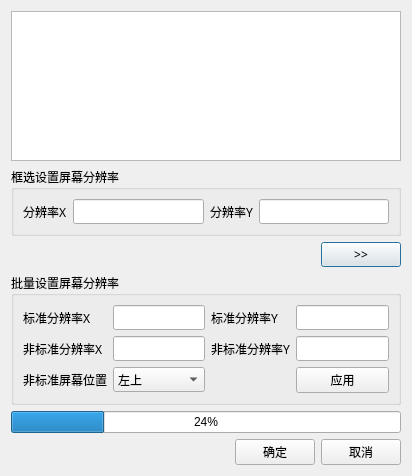
<?xml version="1.0" encoding="UTF-8"?>
<ui version="4.0">
 <class>BCSettingLEDResolutionDlg</class>
 <widget class="QDialog" name="BCSettingLEDResolutionDlg">
  <property name="geometry">
   <rect>
    <x>0</x>
    <y>0</y>
    <width>412</width>
    <height>458</height>
   </rect>
  </property>
  <property name="windowTitle">
   <string>Dialog</string>
  </property>
  <layout class="QVBoxLayout" name="verticalLayout">
   <item>
    <widget class="BCSettingLEDResolutionView" name="m_pGraphicsView">
     <property name="minimumSize">
      <size>
       <width>0</width>
       <height>150</height>
      </size>
     </property>
     <property name="font">
      <font>
       <family>微软雅黑</family>
      </font>
     </property>
    </widget>
   </item>
   <item>
    <widget class="QGroupBox" name="groupBox">
     <property name="font">
      <font>
       <family>微软雅黑</family>
      </font>
     </property>
     <property name="title">
      <string>框选设置屏幕分辨率</string>
     </property>
     <layout class="QHBoxLayout" name="horizontalLayout">
      <item>
       <widget class="QLabel" name="label">
        <property name="font">
         <font>
          <family>微软雅黑</family>
         </font>
        </property>
        <property name="text">
         <string>分辨率X</string>
        </property>
       </widget>
      </item>
      <item>
       <widget class="QLineEdit" name="m_pSingleXLineEdit">
        <property name="font">
         <font>
          <family>微软雅黑</family>
         </font>
        </property>
       </widget>
      </item>
      <item>
       <widget class="QLabel" name="label_2">
        <property name="font">
         <font>
          <family>微软雅黑</family>
         </font>
        </property>
        <property name="text">
         <string>分辨率Y</string>
        </property>
       </widget>
      </item>
      <item>
       <widget class="QLineEdit" name="m_pSingleYLineEdit">
        <property name="font">
         <font>
          <family>微软雅黑</family>
         </font>
        </property>
       </widget>
      </item>
     </layout>
    </widget>
   </item>
   <item>
    <layout class="QHBoxLayout" name="horizontalLayout_3">
     <item>
      <spacer name="horizontalSpacer_2">
       <property name="orientation">
        <enum>Qt::Horizontal</enum>
       </property>
       <property name="sizeHint" stdset="0">
        <size>
         <width>40</width>
         <height>20</height>
        </size>
       </property>
      </spacer>
     </item>
     <item>
      <widget class="QPushButton" name="m_pBatchSetBtn">
       <property name="font">
        <font>
         <family>微软雅黑</family>
        </font>
       </property>
       <property name="text">
        <string>&gt;&gt;</string>
       </property>
      </widget>
     </item>
    </layout>
   </item>
   <item>
    <widget class="QGroupBox" name="groupBox_2">
     <property name="font">
      <font>
       <family>微软雅黑</family>
      </font>
     </property>
     <property name="title">
      <string>批量设置屏幕分辨率</string>
     </property>
     <layout class="QGridLayout" name="gridLayout">
      <item row="0" column="0">
       <widget class="QLabel" name="label_3">
        <property name="font">
         <font>
          <family>微软雅黑</family>
         </font>
        </property>
        <property name="text">
         <string>标准分辨率X</string>
        </property>
       </widget>
      </item>
      <item row="0" column="1">
       <widget class="QLineEdit" name="m_pBatchStandXLineEdit">
        <property name="font">
         <font>
          <family>微软雅黑</family>
         </font>
        </property>
       </widget>
      </item>
      <item row="0" column="2">
       <widget class="QLabel" name="label_4">
        <property name="font">
         <font>
          <family>微软雅黑</family>
         </font>
        </property>
        <property name="text">
         <string>标准分辨率Y</string>
        </property>
       </widget>
      </item>
      <item row="0" column="3">
       <widget class="QLineEdit" name="m_pBatchStandYLineEdit">
        <property name="font">
         <font>
          <family>微软雅黑</family>
         </font>
        </property>
       </widget>
      </item>
      <item row="1" column="0">
       <widget class="QLabel" name="label_6">
        <property name="font">
         <font>
          <family>微软雅黑</family>
         </font>
        </property>
        <property name="text">
         <string>非标准分辨率X</string>
        </property>
       </widget>
      </item>
      <item row="1" column="1">
       <widget class="QLineEdit" name="m_pBatchNoStandXLineEdit">
        <property name="font">
         <font>
          <family>微软雅黑</family>
         </font>
        </property>
       </widget>
      </item>
      <item row="1" column="2">
       <widget class="QLabel" name="label_5">
        <property name="font">
         <font>
          <family>微软雅黑</family>
         </font>
        </property>
        <property name="text">
         <string>非标准分辨率Y</string>
        </property>
       </widget>
      </item>
      <item row="1" column="3">
       <widget class="QLineEdit" name="m_pBatchNoStandYLineEdit">
        <property name="font">
         <font>
          <family>微软雅黑</family>
         </font>
        </property>
       </widget>
      </item>
      <item row="2" column="0">
       <widget class="QLabel" name="label_7">
        <property name="font">
         <font>
          <family>微软雅黑</family>
         </font>
        </property>
        <property name="text">
         <string>非标准屏幕位置</string>
        </property>
       </widget>
      </item>
      <item row="2" column="1">
       <widget class="QComboBox" name="m_pBatchNoStandPosCombox">
        <property name="font">
         <font>
          <family>微软雅黑</family>
         </font>
        </property>
        <item>
         <property name="text">
          <string>左上</string>
         </property>
        </item>
        <item>
         <property name="text">
          <string>左下</string>
         </property>
        </item>
        <item>
         <property name="text">
          <string>右上</string>
         </property>
        </item>
        <item>
         <property name="text">
          <string>右下</string>
         </property>
        </item>
       </widget>
      </item>
      <item row="2" column="3">
       <widget class="QPushButton" name="m_pBatchApplyBtn">
        <property name="font">
         <font>
          <family>微软雅黑</family>
         </font>
        </property>
        <property name="text">
         <string>应用</string>
        </property>
       </widget>
      </item>
     </layout>
    </widget>
   </item>
   <item>
    <spacer name="verticalSpacer">
     <property name="orientation">
      <enum>Qt::Vertical</enum>
     </property>
     <property name="sizeHint" stdset="0">
      <size>
       <width>20</width>
       <height>40</height>
      </size>
     </property>
    </spacer>
   </item>
   <item>
    <widget class="QProgressBar" name="m_pCmdProgressBar">
     <property name="value">
      <number>24</number>
     </property>
    </widget>
   </item>
   <item>
    <layout class="QHBoxLayout" name="horizontalLayout_2">
     <item>
      <spacer name="horizontalSpacer">
       <property name="orientation">
        <enum>Qt::Horizontal</enum>
       </property>
       <property name="sizeHint" stdset="0">
        <size>
         <width>40</width>
         <height>20</height>
        </size>
       </property>
      </spacer>
     </item>
     <item>
      <widget class="QPushButton" name="m_pSendCmdBtn">
       <property name="font">
        <font>
         <family>微软雅黑</family>
        </font>
       </property>
       <property name="text">
        <string>确定</string>
       </property>
      </widget>
     </item>
     <item>
      <widget class="QPushButton" name="m_pCancelBtn">
       <property name="font">
        <font>
         <family>微软雅黑</family>
        </font>
       </property>
       <property name="text">
        <string>取消</string>
       </property>
      </widget>
     </item>
    </layout>
   </item>
  </layout>
 </widget>
 <customwidgets>
  <customwidget>
   <class>BCSettingLEDResolutionView</class>
   <extends>QGraphicsView</extends>
   <header>BCSettingLEDResolutionDlg.h</header>
  </customwidget>
 </customwidgets>
 <tabstops>
  <tabstop>m_pSingleXLineEdit</tabstop>
  <tabstop>m_pSingleYLineEdit</tabstop>
  <tabstop>m_pBatchSetBtn</tabstop>
  <tabstop>m_pBatchStandXLineEdit</tabstop>
  <tabstop>m_pBatchStandYLineEdit</tabstop>
  <tabstop>m_pBatchNoStandXLineEdit</tabstop>
  <tabstop>m_pBatchNoStandYLineEdit</tabstop>
  <tabstop>m_pBatchNoStandPosCombox</tabstop>
  <tabstop>m_pSendCmdBtn</tabstop>
  <tabstop>m_pCancelBtn</tabstop>
  <tabstop>m_pBatchApplyBtn</tabstop>
  <tabstop>m_pGraphicsView</tabstop>
 </tabstops>
 <resources/>
 <connections/>
</ui>
